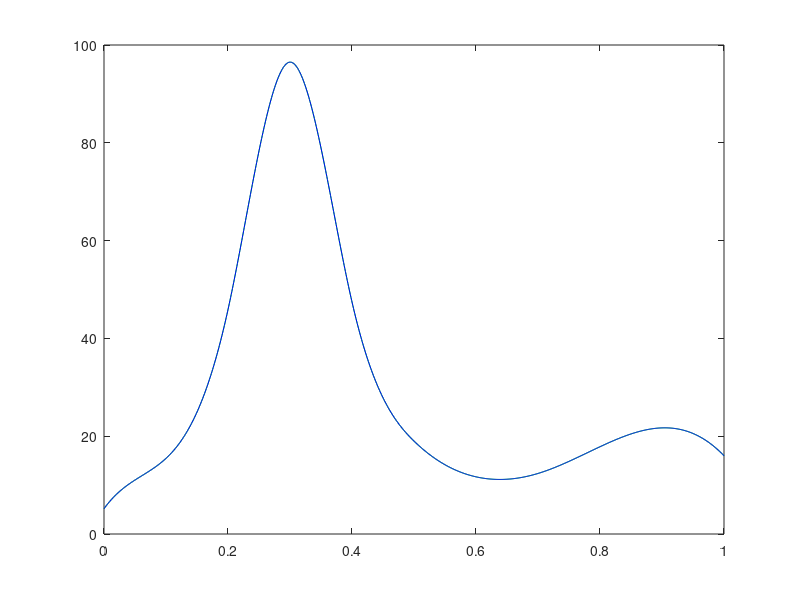

Here is the MATLAB script that generated this plot:
xx=[0 0.1 0.2 0.3 0.4 0.5 0.6 0.7 0.8 0.9 1];
y=[5.176 15.471 45.887 96.5 47.448 19 11.692 12.382 17.846 21.703 16];
h=0.1
n=length(xx)
A=4*eye(n-2);
A(1,1)=6;
A(n-2,n-2)=6;
for i=2:length(xx)-3
A(i,i+1)=1;
A(i,i-1)=1;
end
for i=2:n-1
    yy(i-1)=(6/(h^2))*(y(i+1)-2*y(i)+y(i-1))
end
s=linsolve(A,yy');
aa=2*s(1)-s(2);
ee=2*s(n-2)-s(n-3);
ss=[aa; s(1:n-2); ee];
d=y(1:n-1);
b=ss(1:n-1)/2;
for i=1:n-1
a(i)=(ss(i+1)-ss(i))/(6*h);
c(i)=((y(i+1)-y(i))/h)-(2*h*ss(i)+h*ss(i+1))/6
end
a=a'
c=c'
d=d'
pp = spline(xx,y);
xi=linspace(0,1,1000);
coef=[a,b,c,d];
yi=ppval(pp,xi);
ppi=mkpp(xx,coef);
yii=ppval(ppi,xi);
plot(xi,yi,'color','green')
hold on
plot(xi,yii,'color','b')

